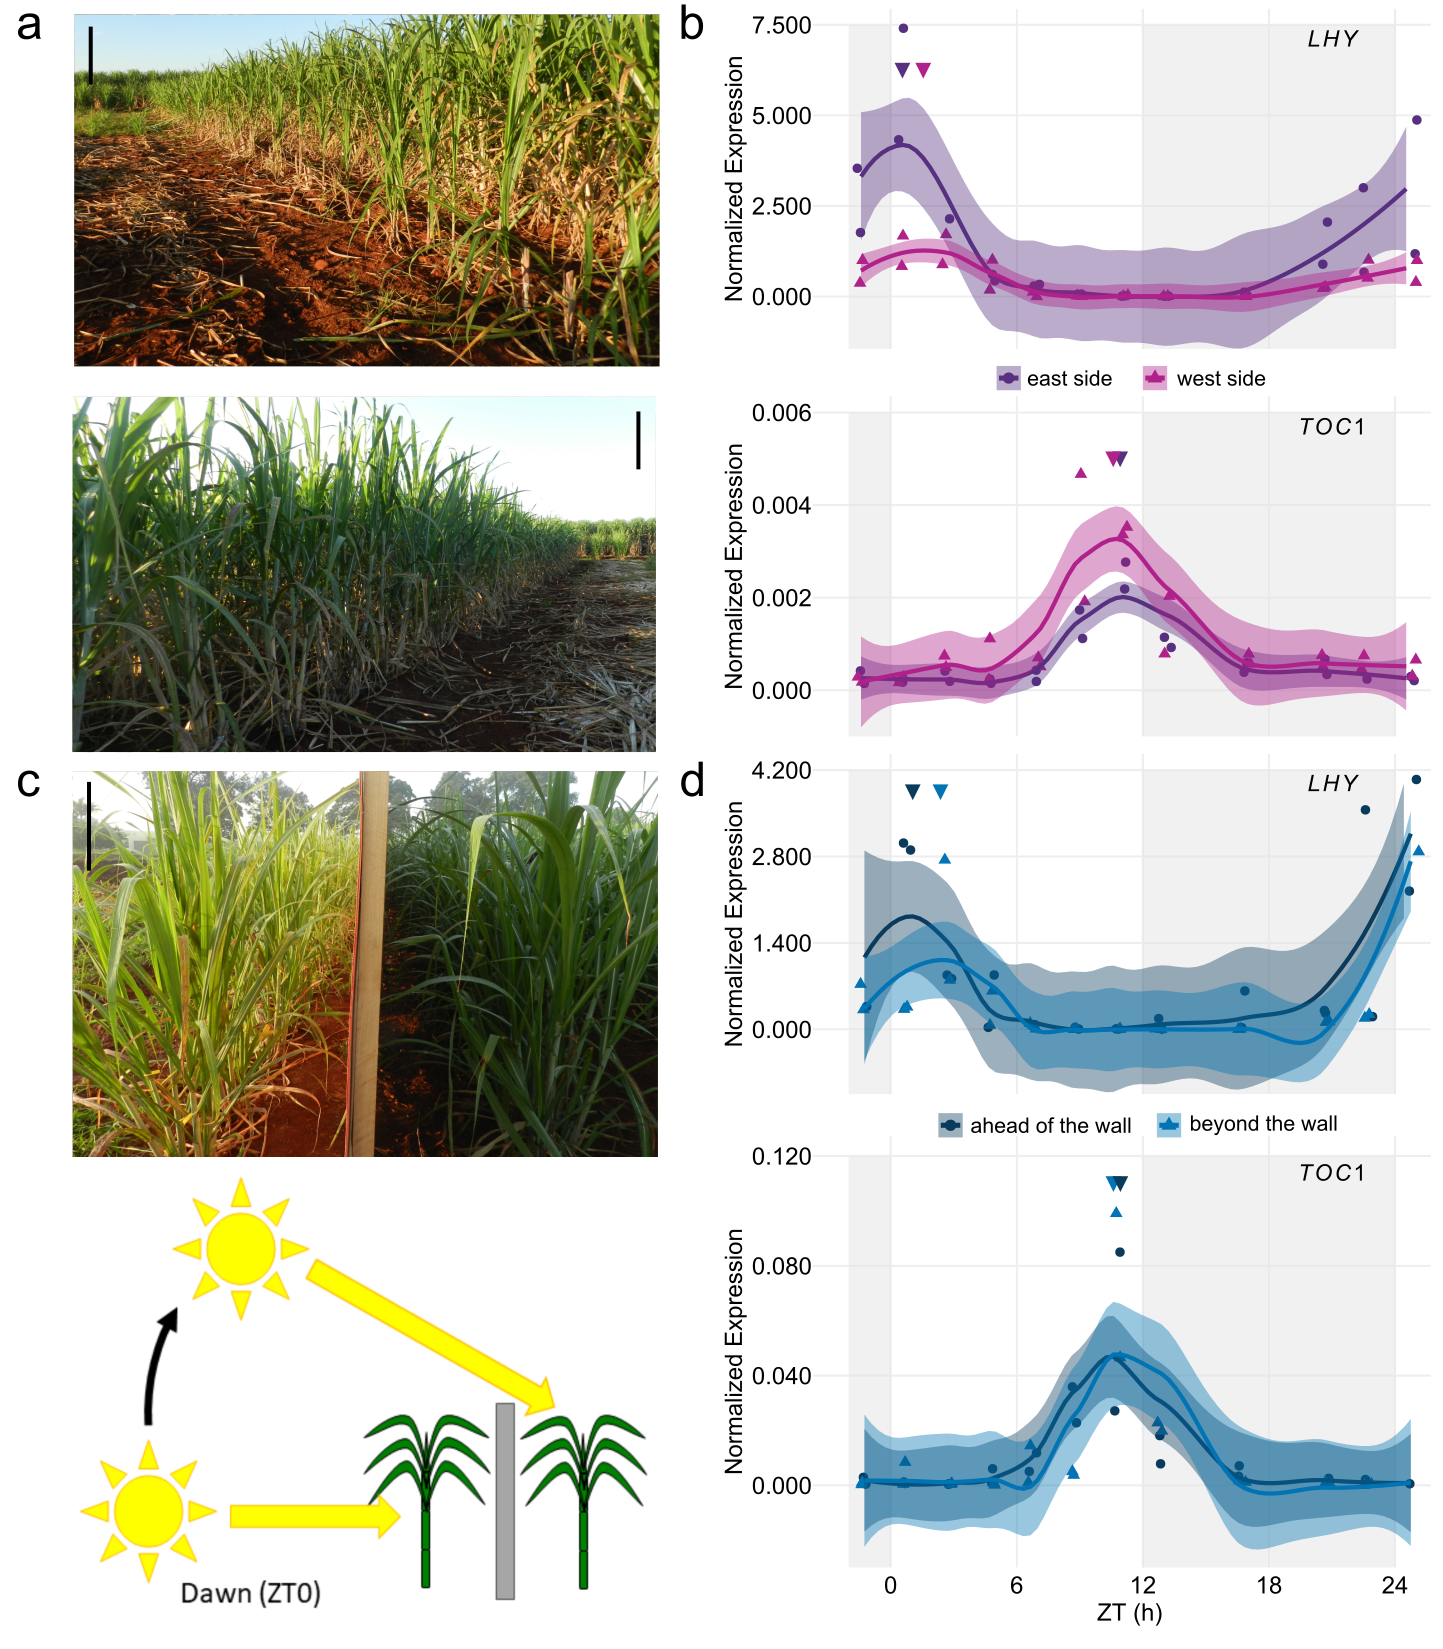

Write the R code that produced this figure.
library(pcaMethods)
library(ggplot2)
library(scales)
library(reshape2)
library(cowplot)
theme_set(theme_minimal_grid())
library(png)
library(grid)
library(RColorBrewer)
library(eulerr)
library(magick)

C5_line = "solid"
C6_line = "solid"
C5 <- "#573280"
C6 <- "#b0228c"
C3_line = "solid"
C4_line = "solid"
C3 <- "#0B3C5D"
C4 <- "#0375B4"


#Figure4A
EW_LHY_timecourses <- read.csv("Figure4_EW_LHY.txt", sep="\t")
EW_LHY <- ggplot(data=EW_LHY_timecourses, aes(x=CT, y=LHY, group=Campo, linetype=Campo)) +
  annotate("rect", xmin = -2, xmax = 0, ymin = -1.45, ymax = 7.5, alpha = .5, fill = "#e3e3e3")+
  annotate("rect", xmin = 12, xmax = 24, ymin = -1.45, ymax = 7.5, alpha = .5, fill = "#e3e3e3")+
  geom_jitter(aes(col=Campo, shape = Campo),position=position_jitter(0.2), size = 3) +
  stat_smooth(aes(group = Campo, colour = Campo, fill=Campo, outfit=fit2<<-..y..),method="loess",  span = 0.5, size = 1.5)+
  scale_colour_manual(values=c(C5, C6))+
  scale_fill_manual(values=c(C5, C6))+
  scale_linetype_manual(values=c(C5_line, C6_line)) +
  annotate("text", x = 0.56, y = 6.25, label = "\u25bc", size = 6, colour=C5)+
  annotate("text", x = 1.55, y = 6.25, label = "\u25bc", size = 6, colour=C6)+
  annotate("text", x = 21, y = 7.125, label = "italic(LHY)", size = 6, parse=TRUE)+
  scale_x_continuous(breaks=seq(0,24,6), name="ZT (h)", limits=c(-2, 24.75))+
  scale_y_continuous(breaks=seq(0,7.5,2.5), name="Normalized Expression", limits=c(-1.45,7.5), labels = scales::number_format(accuracy = 0.001), expand = expansion(mult = c(0, 0.05)))+
  theme(panel.grid.major = element_line(colour = "#efefef", size = 0.75), 
        text = element_text(size=18), 
        axis.ticks = element_blank(),
        axis.line = element_blank(),
        #axis.text.x = element_text(size=18),
        axis.text.x = element_blank(),
        axis.title.x = element_blank(),
        axis.text.y = element_text(size=18),
        #axis.text.y = element_blank(),
        #axis.title.y = element_blank(),
        legend.position = "none",
        legend.title = element_blank()
  )
EW_LHY

#method to identify the peak and though of the smoothed fit in C3
fit2 <- data.frame(fit2)
fit3 <- fit2[1:80, ]
fit4 <- fit2[81:160, ]
fit5 <- cbind(fit3, fit4)
fit5 <- data.frame(fit5)
maxFS0 <- data.frame(which(fit5 == max(fit5$fit3), arr.ind=TRUE))
maxFS <- ((maxFS0$row-1)*25.95/79)-1.41
maxAS0 <- data.frame(which(fit5 == max(fit5$fit4), arr.ind=TRUE))
maxAS <- ((maxAS0$row-1)*25.95/79)-1.41
minFS0 <- data.frame(which(fit5 == min(fit5$fit3), arr.ind=TRUE))
minFS <- ((minFS0$row-1)*25.95/79)-1.41
minAS0 <- data.frame(which(fit5 == min(fit5$fit4), arr.ind=TRUE))
minAS <- ((minAS0$row-1)*25.95/79)-1.41
FinalMaxMin <- cbind(maxFS, minFS, maxAS, minAS)
round(FinalMaxMin)

#FinalMaxMin
#maxFS    minFS    maxAS    minAS
#0.5608861 12.05772 1.546329 15.99949


EW_TOC1_timecourses <- read.csv("Figure4_EW_TOC1.txt", sep="\t")
#EW_TOC1_timecourses$Campo = factor(EW_TOC1_timecourses$Campo, levels=c("4-month old", "9-month old"))
EW_TOC1 <- ggplot(data=EW_TOC1_timecourses, aes(x=CT, y=TOC1, group=Campo, linetype=Campo)) +
  annotate("rect", xmin = -2, xmax = 0, ymin = -0.001, ymax = 0.006, alpha = .5, fill = "#e3e3e3")+
  annotate("rect", xmin = 12, xmax = 24, ymin = -0.001, ymax = 0.006, alpha = .5, fill = "#e3e3e3")+
  geom_jitter(aes(col=Campo, shape = Campo),position=position_jitter(0.2), size = 3) +
  stat_smooth(aes(group = Campo, colour = Campo, fill=Campo, outfit=fit2<<-..y..),method="loess",  span = 0.5, size = 1.5)+
  scale_colour_manual(values=c(C5, C6))+
  scale_fill_manual(values=c(C5, C6))+
  scale_linetype_manual(values=c(C5_line, C6_line)) +
  annotate("text", x = 10.92, y = 0.005, label = "\u25bc", size = 6, colour=C5)+
  annotate("text", x = 10.59, y = 0.005, label = "\u25bc", size = 6, colour=C6)+
  annotate("text", x = 21, y = 0.0057, label = "italic(TOC1)", size = 6, parse=TRUE)+
  scale_x_continuous(breaks=seq(0,24,6), name="ZT (h)", limits=c(-2, 24.75))+
  scale_y_continuous(breaks=seq(0,0.006,0.002), name="Normalized Expression", limits=c(-0.001,0.006), labels = scales::number_format(accuracy = 0.001), expand = expansion(mult = c(0, 0.05)))+
  theme(panel.grid.major = element_line(colour = "#efefef", size = 0.75), 
        text = element_text(size=18), 
        axis.ticks = element_blank(),
        axis.line = element_blank(),
        #axis.text.x = element_text(size=18),
        axis.text.x = element_blank(),
        axis.title.x = element_blank(),
        axis.text.y = element_text(size=18),
        #axis.text.y = element_blank(),
        #axis.title.y = element_blank(),
        legend.position = "none"
  )
EW_TOC1

#method to identify the peak and though of the smoothed fit in C3
fit2 <- data.frame(fit2)
fit3 <- fit2[1:80, ]
fit4 <- fit2[81:160, ]
fit5 <- cbind(fit3, fit4)
fit5 <- data.frame(fit5)
maxFS0 <- data.frame(which(fit5 == max(fit5$fit3), arr.ind=TRUE))
maxFS <- ((maxFS0$row-1)*25.95/79)-1.41
maxAS0 <- data.frame(which(fit5 == max(fit5$fit4), arr.ind=TRUE))
maxAS <- ((maxAS0$row-1)*25.95/79)-1.41
minFS0 <- data.frame(which(fit5 == min(fit5$fit3), arr.ind=TRUE))
minFS <- ((minFS0$row-1)*25.95/79)-1.41
minAS0 <- data.frame(which(fit5 == min(fit5$fit4), arr.ind=TRUE))
minAS <- ((minAS0$row-1)*25.95/79)-1.41
FinalMaxMin <- cbind(maxFS, minFS, maxAS, minAS)
round(FinalMaxMin)

#FinalMaxMin
#maxFS    minFS   maxAS minAS
#11.07228 4.502658 10.7438 -1.41

#Figure4B
photo_east <- cowplot::ggdraw() + cowplot::draw_image("Figure4_photo_east.png", scale = 0.9)
photo_west <- cowplot::ggdraw() + cowplot::draw_image("Figure4_photo_west.png", scale = 0.9)


#Figure4C
muro_LHY_timecourses <- read.csv("Figure4_muro_LHY.txt", sep="\t")
muro_LHY_timecourses$Campo = factor(muro_LHY_timecourses$Campo, levels=c("before the wall", "after the wall"))
muro_LHY <- ggplot(data=muro_LHY_timecourses, aes(x=CT, y=LHY, group=Campo, linetype=Campo)) +
  annotate("rect", xmin = -2, xmax = 0, ymin = -1.05, ymax = 4.2, alpha = .5, fill = "#e3e3e3")+
  annotate("rect", xmin = 12, xmax = 24, ymin = -1.05, ymax = 4.2, alpha = .5, , fill = "#e3e3e3")+
  geom_jitter(aes(col=Campo, shape = Campo),position=position_jitter(0.2), size = 3) +
  stat_smooth(aes(group = Campo, colour = Campo, fill=Campo, outfit=fit2<<-..y..),method="loess",  span = 0.5, size = 1.5)+
  scale_colour_manual(values=c(C3, C4))+
  scale_fill_manual(values=c(C3, C4))+
  scale_linetype_manual(values=c(C3_line, C4_line)) +
  annotate("text", x = 2.37, y = 3.85, label = "\u25bc", size = 6, colour=C4)+
  annotate("text", x = 1.05, y = 3.85, label = "\u25bc", size = 6, colour=C3)+
  annotate("text", x = 21, y = 3.99, label = "italic(LHY)", size = 6, parse=TRUE)+
  scale_x_continuous(breaks=seq(0,24,6), name="ZT (h)", limits=c(-2, 24.75))+
  scale_y_continuous(breaks=seq(0,4.2,1.4), name="Normalized Expression", limits=c(-1.05,4.2), labels = scales::number_format(accuracy = 0.001), expand = expansion(mult = c(0, 0.05)))+
  theme(panel.grid.major = element_line(colour = "#efefef", size = 0.75), 
        text = element_text(size=18), 
        axis.ticks = element_blank(),
        axis.line = element_blank(),
        #axis.text.x = element_text(size=18),
        axis.text.x = element_blank(),
        axis.title.x = element_blank(),
        axis.text.y = element_text(size=18),
        #axis.text.y = element_blank(),
        #axis.title.y = element_blank(),
        legend.position = "none",
        legend.title = element_blank()
  )
muro_LHY

#method to identify the peak and though of the smoothed fit in C3
fit2 <- data.frame(fit2)
fit3 <- fit2[1:40, ]
fit4 <- fit2[81:120, ]
fit5 <- cbind(fit3, fit4)
fit5 <- data.frame(fit5)
maxFS0 <- data.frame(which(fit5 == max(fit5$fit3), arr.ind=TRUE))
maxFS <- ((maxFS0$row-1)*26/79)-1.25
maxAS0 <- data.frame(which(fit5 == max(fit5$fit4), arr.ind=TRUE))
maxAS <- ((maxAS0$row-1)*26/79)-1.25
minFS0 <- data.frame(which(fit5 == min(fit5$fit3), arr.ind=TRUE))
minFS <- ((minFS0$row-1)*26/79)-1.25
minAS0 <- data.frame(which(fit5 == min(fit5$fit4), arr.ind=TRUE))
minAS <- ((minAS0$row-1)*26/79)-1.25
FinalMaxMin <- cbind(maxFS, minFS, maxAS, minAS)
round(FinalMaxMin)


#FinalMaxMin
#maxFS    minFS    maxAS    minAS
#2.370253 7.306962 1.053797 9.281646

muro_TOC1_timecourses <- read.csv("Figure4_muro_TOC1.txt", sep="\t")
muro_TOC1_timecourses$Campo = factor(muro_TOC1_timecourses$Campo, levels=c("before the wall", "after the wall"))
muro_TOC1 <- ggplot(data=muro_TOC1_timecourses, aes(x=CT, y=TOC1, group=Campo, linetype=Campo)) +
  annotate("rect", xmin = -2, xmax = 0, ymin = -0.03, ymax = 0.12, alpha = .5, fill = "#e3e3e3")+
  annotate("rect", xmin = 12, xmax = 24, ymin = -0.03, ymax = 0.12, alpha = .5, fill = "#e3e3e3")+
  geom_jitter(aes(col=Campo, shape = Campo),position=position_jitter(0.2), size = 3) +
  stat_smooth(aes(group = Campo, colour = Campo, fill=Campo, outfit=fit2<<-..y..),method="loess",  span = 0.5, size = 1.5)+
  scale_colour_manual(values=c(C3, C4))+
  scale_fill_manual(values=c(C3, C4))+
  scale_linetype_manual(values=c(C3_line, C4_line)) +
  annotate("text", x = 10.60, y = 0.11, label = "\u25bc", size = 6, colour=C4)+
  annotate("text", x = 10.93, y = 0.11, label = "\u25bc", size = 6, colour=C3)+
  annotate("text", x = 21, y = 0.114, label = "italic(TOC1)", size = 6, parse=TRUE)+
  scale_x_continuous(breaks=seq(0,24,6), name="ZT (h)", limits=c(-2, 24.75))+
  scale_y_continuous(breaks=seq(0,0.12,0.04), name="Normalized Expression", limits=c(-0.03,0.12), labels = scales::number_format(accuracy = 0.001), expand = expansion(mult = c(0, 0.05)))+
  theme(panel.grid.major = element_line(colour = "#efefef", size = 0.75), 
        text = element_text(size=18), 
        axis.ticks = element_blank(),
        axis.line = element_blank(),
        axis.text.x = element_text(size=18),
        #axis.text.x = element_blank(),
        #axis.title.x = element_blank(),
        axis.text.y = element_text(size=18),
        #axis.text.y = element_blank(),
        #axis.title.y = element_blank(),
        legend.position = "none"
  )
muro_TOC1

#method to identify the peak and though of the smoothed fit in C3
fit2 <- data.frame(fit2)
fit3 <- fit2[1:80, ]
fit4 <- fit2[81:160, ]
fit5 <- cbind(fit3, fit4)
fit5 <- data.frame(fit5)
maxFS0 <- data.frame(which(fit5 == max(fit5$fit3), arr.ind=TRUE))
maxFS <- ((maxFS0$row-1)*26/79)-1.25
maxAS0 <- data.frame(which(fit5 == max(fit5$fit4), arr.ind=TRUE))
maxAS <- ((maxAS0$row-1)*26/79)-1.25
minFS0 <- data.frame(which(fit5 == min(fit5$fit3), arr.ind=TRUE))
minFS <- ((minFS0$row-1)*26/79)-1.25
minAS0 <- data.frame(which(fit5 == min(fit5$fit4), arr.ind=TRUE))
minAS <- ((minAS0$row-1)*26/79)-1.25
FinalMaxMin <- cbind(maxFS, minFS, maxAS, minAS)
round(FinalMaxMin)

#Figure4D
photo_wall <- cowplot::ggdraw() + cowplot::draw_image("Figure4_foto_muro.png", scale = 0.9)
cartoon_wall <- cowplot::ggdraw() + cowplot::draw_image("Figure4_cartoon.png", scale = 0.9)


panelBD <- plot_grid(EW_LHY, EW_TOC1, muro_LHY, muro_TOC1, labels = c("b", "","d", ""), ncol = 1, align = "none", rel_widths = c(1, 1),rel_heights = c(1,1,1,1.4),label_size = 20)
panelBD

panelAC <- plot_grid(photo_east, photo_west, photo_wall, cartoon_wall, labels = c("a", "","c", ""), ncol = 1, align = "none", rel_widths = c(1, 1),rel_heights = c(1,1,1,1.4),label_size = 20)
panelAC

panelABCD <- plot_grid(panelAC, panelBD, labels = c(" ", ""), ncol = 2, align = "none", rel_widths = c(1.2, 1),rel_heights = c(1,1),label_size = 20)
panelABCD
